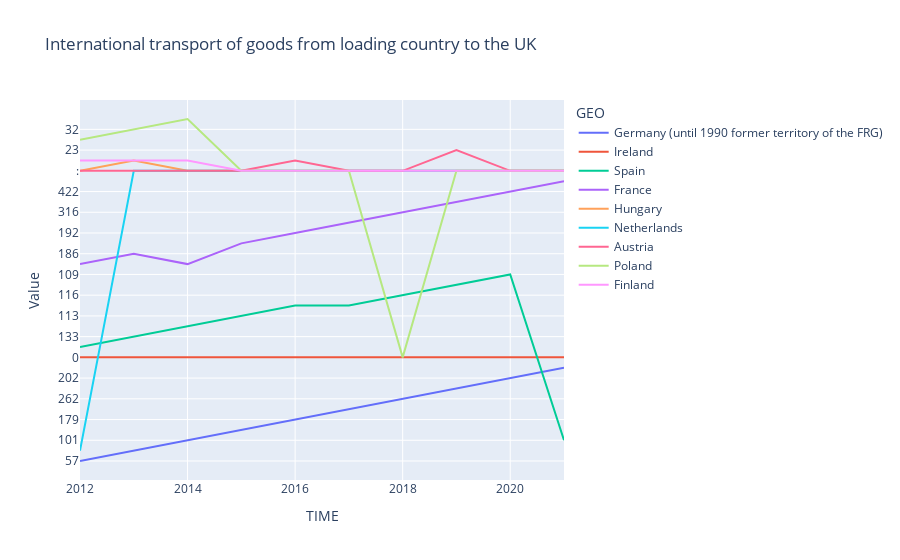

The notebook cell this image was saved under:
### Code cell
fig=px.line(eugoods_import_df, x='TIME', y='Value', color='GEO', title='International transport of goods from loading country to the UK')
fig.show()

### Figure 1 — Plotly figure (JSON) as saved in the notebook; plotly's stock layout.template omitted (floating-point values rounded to 4 significant figures)
{"data": [{"hovertemplate": "GEO=Germany (until 1990 former territory of the FRG)<br>TIME=%{x}<br>Value=%{y}<extra></extra>", "legendgroup": "Germany (until 1990 former territory of the FRG)", "line": {"color": "#636efa", "dash": "solid"}, "marker": {"symbol": "circle"}, "mode": "lines", "name": "Germany (until 1990 former territory of the FRG)", "orientation": "h", "showlegend": true, "type": "scatter", "x": [2012, 2013, 2014, 2015, 2016, 2017, 2018, 2019, 2020, 2021], "xaxis": "x", "y": ["57", "4", "101", "142", "179", "221", "262", "259", "202", "156"], "yaxis": "y"}, {"hovertemplate": "GEO=Ireland<br>TIME=%{x}<br>Value=%{y}<extra></extra>", "legendgroup": "Ireland", "line": {"color": "#EF553B", "dash": "solid"}, "marker": {"symbol": "circle"}, "mode": "lines", "name": "Ireland", "orientation": "h", "showlegend": true, "type": "scatter", "x": [2012, 2013, 2014, 2015, 2016, 2017, 2018, 2019, 2020, 2021], "xaxis": "x", "y": ["0", "0", "0", "0", "0", "0", "0", "0", "0", "0"], "yaxis": "y"}, {"hovertemplate": "GEO=Spain<br>TIME=%{x}<br>Value=%{y}<extra></extra>", "legendgroup": "Spain", "line": {"color": "#00cc96", "dash": "solid"}, "marker": {"symbol": "circle"}, "mode": "lines", "name": "Spain", "orientation": "h", "showlegend": true, "type": "scatter", "x": [2012, 2013, 2014, 2015, 2016, 2017, 2018, 2019, 2020, 2021], "xaxis": "x", "y": ["106", "133", "127", "113", "128", "128", "116", "131", "109", "101"], "yaxis": "y"}, {"hovertemplate": "GEO=France<br>TIME=%{x}<br>Value=%{y}<extra></extra>", "legendgroup": "France", "line": {"color": "#ab63fa", "dash": "solid"}, "marker": {"symbol": "circle"}, "mode": "lines", "name": "France", "orientation": "h", "showlegend": true, "type": "scatter", "x": [2012, 2013, 2014, 2015, 2016, 2017, 2018, 2019, 2020, 2021], "xaxis": "x", "y": ["208", "186", "208", "265", "192", "287", "316", "399", "422", "474"], "yaxis": "y"}, {"hovertemplate": "GEO=Hungary<br>TIME=%{x}<br>Value=%{y}<extra></extra>", "legendgroup": "Hungary", "line": {"color": "#FFA15A", "dash": "solid"}, "marker": {"symbol": "circle"}, "mode": "lines", "name": "Hungary", "orientation": "h", "showlegend": true, "type": "scatter", "x": [2012, 2013, 2014, 2015, 2016, 2017, 2018, 2019, 2020, 2021], "xaxis": "x", "y": [":", "1", ":", ":", ":", ":", ":", ":", ":", ":"], "yaxis": "y"}, {"hovertemplate": "GEO=Netherlands<br>TIME=%{x}<br>Value=%{y}<extra></extra>", "legendgroup": "Netherlands", "line": {"color": "#19d3f3", "dash": "solid"}, "marker": {"symbol": "circle"}, "mode": "lines", "name": "Netherlands", "orientation": "h", "showlegend": true, "type": "scatter", "x": [2012, 2013, 2014, 2015, 2016, 2017, 2018, 2019, 2020, 2021], "xaxis": "x", "y": ["4", ":", ":", ":", ":", ":", ":", ":", ":", ":"], "yaxis": "y"}, {"hovertemplate": "GEO=Austria<br>TIME=%{x}<br>Value=%{y}<extra></extra>", "legendgroup": "Austria", "line": {"color": "#FF6692", "dash": "solid"}, "marker": {"symbol": "circle"}, "mode": "lines", "name": "Austria", "orientation": "h", "showlegend": true, "type": "scatter", "x": [2012, 2013, 2014, 2015, 2016, 2017, 2018, 2019, 2020, 2021], "xaxis": "x", "y": [":", ":", ":", ":", "1", ":", ":", "23", ":", ":"], "yaxis": "y"}, {"hovertemplate": "GEO=Poland<br>TIME=%{x}<br>Value=%{y}<extra></extra>", "legendgroup": "Poland", "line": {"color": "#B6E880", "dash": "solid"}, "marker": {"symbol": "circle"}, "mode": "lines", "name": "Poland", "orientation": "h", "showlegend": true, "type": "scatter", "x": [2012, 2013, 2014, 2015, 2016, 2017, 2018, 2019, 2020, 2021], "xaxis": "x", "y": ["24", "32", "29", ":", ":", ":", "0", ":", ":", ":"], "yaxis": "y"}, {"hovertemplate": "GEO=Finland<br>TIME=%{x}<br>Value=%{y}<extra></extra>", "legendgroup": "Finland", "line": {"color": "#FF97FF", "dash": "solid"}, "marker": {"symbol": "circle"}, "mode": "lines", "name": "Finland", "orientation": "h", "showlegend": true, "type": "scatter", "x": [2012, 2013, 2014, 2015, 2016, 2017, 2018, 2019, 2020, 2021], "xaxis": "x", "y": ["1", "1", "1", ":", ":", ":", ":", ":", ":", ":"], "yaxis": "y"}], "layout": {"legend": {"title": {"text": "GEO"}, "tracegroupgap": 0}, "title": {"text": "International transport of goods from loading country to the UK"}, "xaxis": {"anchor": "y", "domain": [0, 1], "title": {"text": "TIME"}}, "yaxis": {"anchor": "x", "domain": [0, 1], "title": {"text": "Value"}}}}
